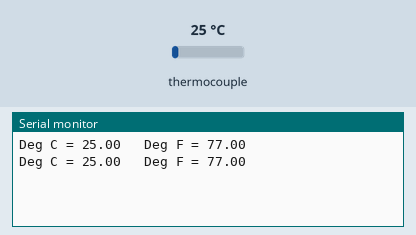
A sketch run on a simulated Arduino Uno, built with avr-gcc and run on an emulated ATmega328P. On the bench: the last lines printed to the serial monitor. Inputs (shaded band) come from the test bench; at power-on: thermocouple 25 °C.

Above: at 1.7 s.
1.8 s: thermocouple set to 6 °C
At 2.9 s:
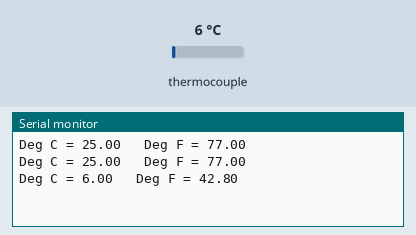
3.3 s: thermocouple set to 75 °C
At 4.3 s:
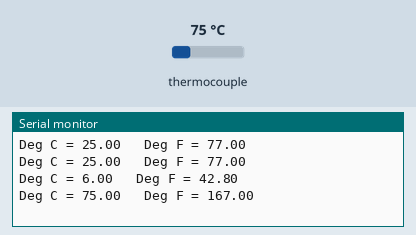
Timing chart, 0 to 6.3 s (numbered marks = the images above; inputs shaded):
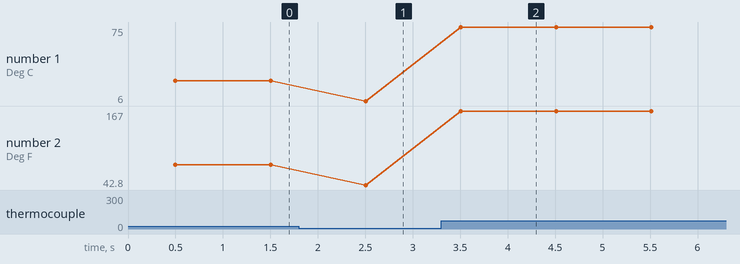

The sketch:

Wemos_with_max6675.ino
```cpp
// Sample Wemos D1 with MAX6675  Sketch
// D1 Wiring
//Pin   Function                        ESP-8266 Pin
//TX    TXD                             TXD
//RX    RXD                             RXD
//A0    Analog input, max 3.3V input    A0
//D0    IO                              GPIO16
//D1    IO, SCL                         GPIO5
//D2    IO, SDA                         GPIO4
//D3    IO, 10k Pull-up                 GPIO0
//D4    IO, 10k Pull-up, BUILTIN_LED    GPIO2
//D5    IO, SCK                         GPIO14
//D6    IO, MISO                        GPIO12
//D7    IO, MOSI                        GPIO13
//D8    IO, 10k Pull-down, SS           GPIO15
//G     Ground                          GND
//5V    5V                              -
//3V3   3.3V                            3.3V
//RST   Reset                           RST

#include "max6675.h"

int ktcSO = 12;
int ktcCS = 13;
int ktcCLK = 14;

MAX6675 ktc(ktcCLK, ktcCS, ktcSO);


void setup() {
  Serial.begin(9600);
  // give the MAX a little time to settle
  delay(500);
}

void loop() {
  // basic readout test

   Serial.print("Deg C = ");
   Serial.print(ktc.readCelsius());
   Serial.print("\t Deg F = ");
   Serial.println(ktc.readFahrenheit());

   delay(1000);
}
```

Measured:
- after the input at 1.8 s, the serial monitor: prints a new line after 0.70 s (image 1)
- after the input at 3.3 s, the serial monitor: prints a new line after 0.21 s (image 2)
- plotted number 1: 25 → 6 after the input at 1.8 s, 6 → 75 after the input at 3.3 s
- plotted number 2: 77 → 42.8 after the input at 1.8 s, 42.8 → 167 after the input at 3.3 s
